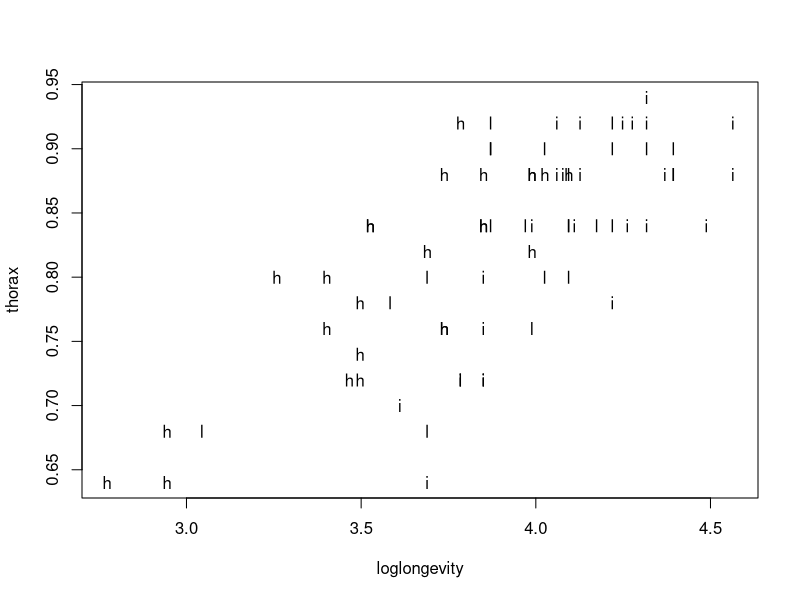
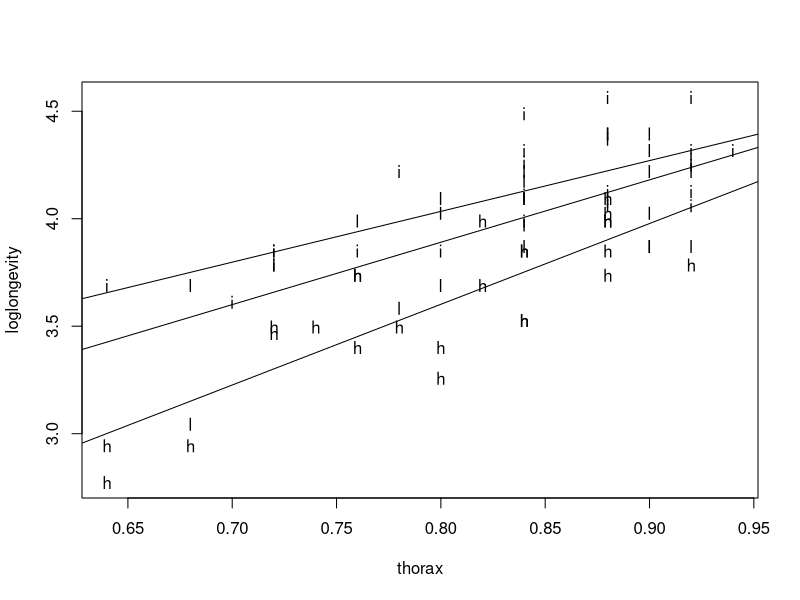
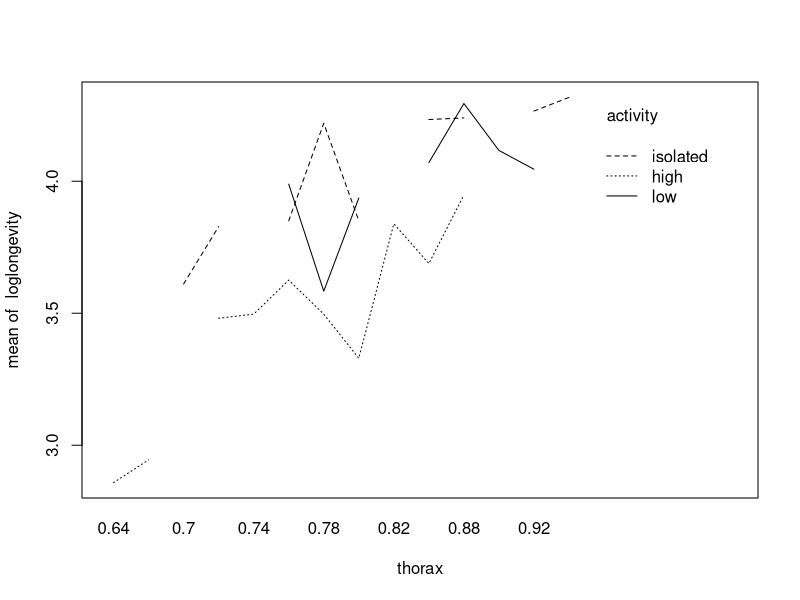
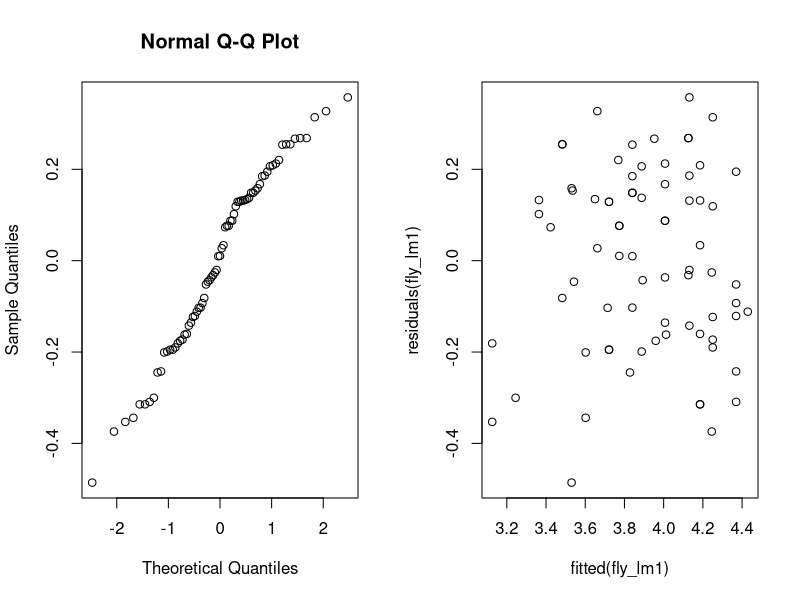
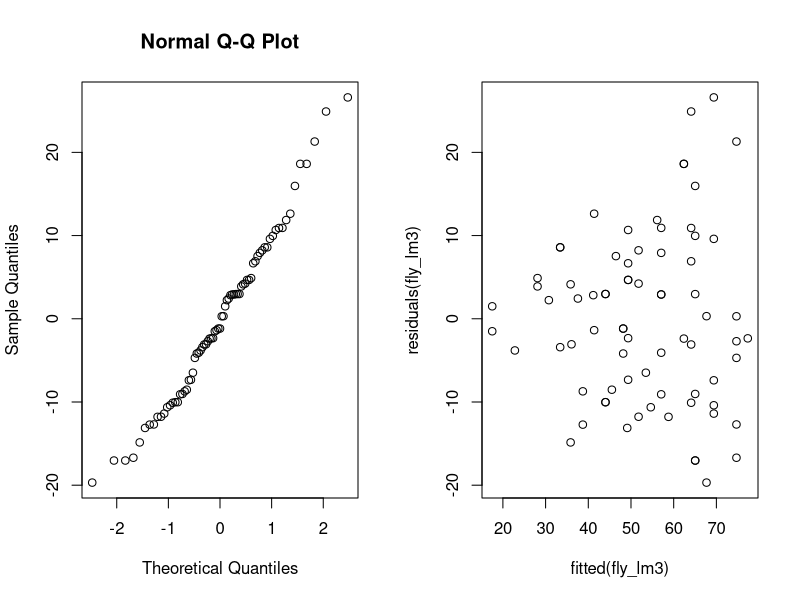

These charts were generated, in order, by the following R code:
## ---- chunk 1
fly_data <- read.table("fruitflies.txt", header=TRUE)
fly_data$loglongevity <- log(fly_data$longevity)
with(fly_data, plot(loglongevity, thorax, pch=as.character(activity)))
## ---- chunk 2
fly_lm <- lm(loglongevity ~ activity, data=fly_data)
res <- anova(fly_lm); res
## ---- chunk 3
coef <- summary(fly_lm)$coefficients[, "Estimate"]; coef
## ---- chunk 4
fly_lm1 <- lm(loglongevity ~ activity + thorax, data=fly_data)
drop1(fly_lm1, test="F")
## ---- chunk 5
coef <- summary(fly_lm1)$coefficients[, "Estimate"]; coef
## ---- chunk 6
plot(loglongevity~thorax, pch=unclass(activity) ,data=fly_data)
activities <- c("isolated", "low", "high")
for(activity in activities) abline(lm(loglongevity~thorax,data=fly_data[fly_data$activity==activity,]))
## ---- chunk 7
with(fly_data, interaction.plot(thorax, activity, loglongevity))
## ---- chunk 8
fly_lm2 <- lm(loglongevity~factor(activity) * thorax, data = fly_data)
anova(fly_lm2)
## ---- chunk 9
par(mfrow=c(1, 2))
qqnorm(residuals(fly_lm1))
plot(fitted(fly_lm1), residuals(fly_lm1))
## ---- chunk 10
fly_lm3 <- lm(longevity~factor(activity) + thorax, data = fly_data)
res <- drop1(fly_lm3, test="F")
par(mfrow=c(1, 2))
qqnorm(residuals(fly_lm3))
plot(fitted(fly_lm3), residuals(fly_lm3))
